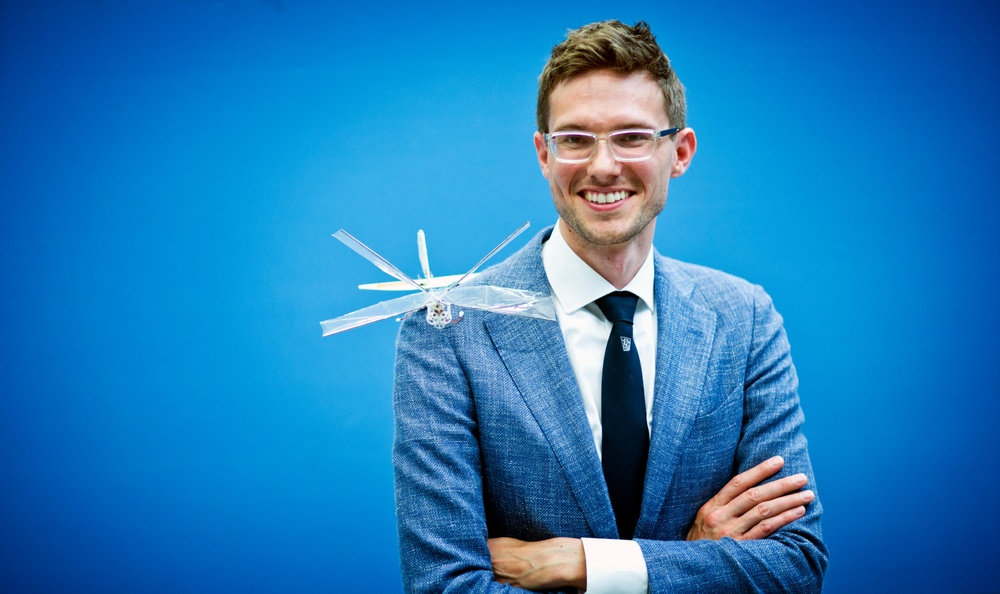
#> input picture images/Guido_DelFly.jpg, 1000 x 594 px, shrunk from 1600 x 951 before the run
$ python -i live.py   (imports and definitions only)   (older library calls are emulated)
#> lines starting #> are read from the running program, lines starting #| are printed output that depends on the picture; after the words box and inside, x2 and y2 are one past the last pixel; in counts of white or black regions, pixels touching at a corner belong together; long printed decimals are rounded
# This script will detect faces via your webcam.
# Tested with OpenCV3
# Code adapted from: https://github.com/shantnu/Webcam-Face-Detect

import cv2
import time
import matplotlib.pyplot as plt

# [10 lines left out: function check_webcam, not called in this run]

def run_detection_on_image(image_name='./images/Guido_DelFly.jpg', scale_factor = 1.1, min_neighbors = 5, min_size = 30):

    # Create the haar cascade
#> called with image_name = './images/Guido_DelFly.jpg', scale_factor = 1.1, min_neighbors = 5, min_size = 30
    faceCascade = cv2.CascadeClassifier("haarcascade_frontalface_default.xml")
    # Load the image:
    BGR = cv2.imread(image_name);
#> BGR is the input picture: shape (594, 1000, 3); mean B, G, R 186.6, 123.8, 33.2
    # get the starting time:
    start_time = time.time();
    # convert the image to gray scale:
    gray = cv2.cvtColor(BGR, cv2.COLOR_BGR2GRAY);
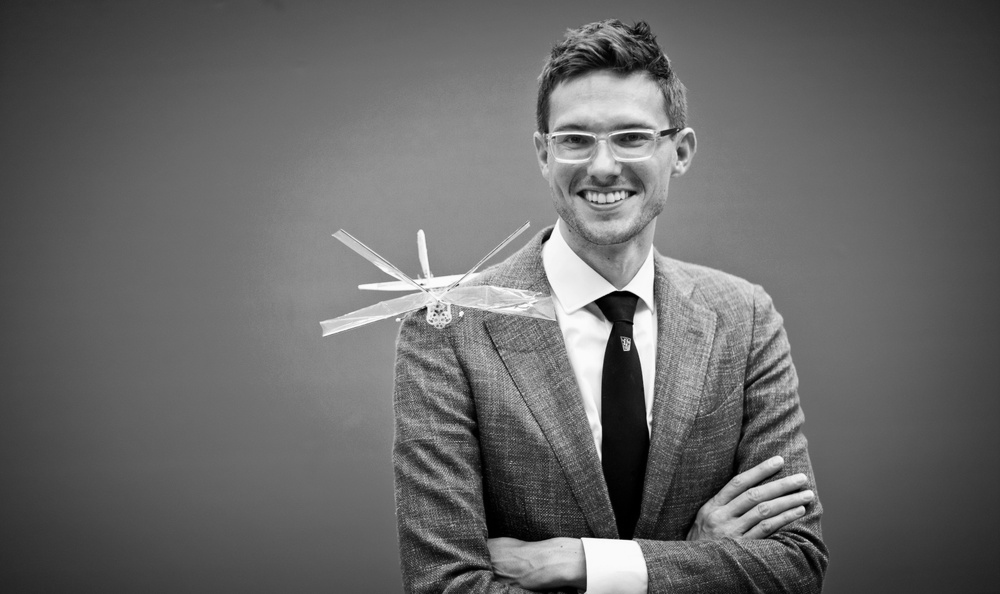
#> gray: shape (594, 1000); min 0, max 254, mean 103.9
    # detect the faces with the Viola and Jones method:
    faces = faceCascade.detectMultiScale(gray,
                                         scaleFactor=scale_factor, minNeighbors=min_neighbors,
                                         minSize=(min_size, min_size));
#> faces = [[527, 79, 154, 154]]
    # get the end time:
    end_time = time.time();
    # Report on number of faces and processing time:
    print("Found {0} faces, in {1} seconds.".format(len(faces), end_time - start_time));
#| Found 1 faces, in 0.2342 seconds.
    # Draw a rectangle around the found faces:
    rectangle_color = (0, 255, 0);
    line_width = 10;
    for (x, y, w, h) in faces:
        cv2.rectangle(BGR, (x, y), (x+w, y+h), rectangle_color, line_width)
#> this loop made 1 pass
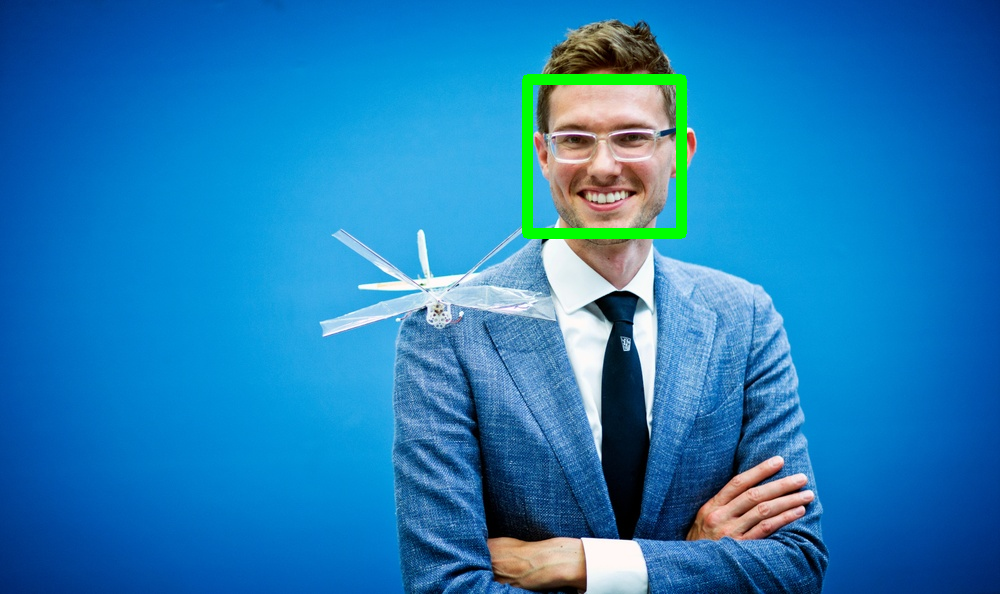
#> BGR: shape (594, 1000, 3); 1.13% of pixels changed, all inside (x1, y1, x2, y2) = (522, 74, 687, 239)
    # Show the image:
    plt.imshow(cv2.cvtColor(BGR, cv2.COLOR_BGR2RGB))
    plt.show()

# [42 lines left out: function run_detection, not called in this run]

>>> result = run_detection_on_image()
